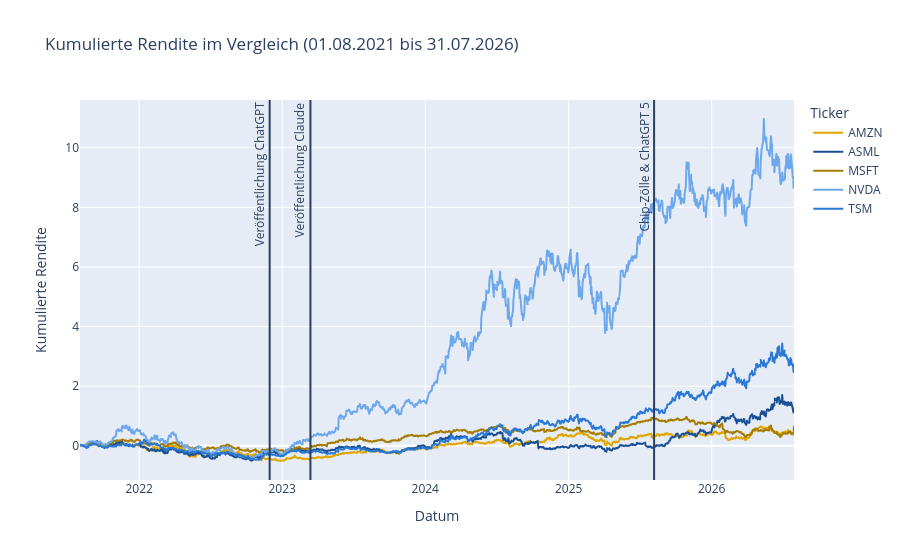

Here is the notebook cell this chart was saved with:
### Code cell
figur_kumulierte_rendite = plotly.express.line(
    kumulierte_rendite,
    color_discrete_map=farben,
    labels={"value": "Kumulierte Rendite", "Date": "Datum"},
    title="Kumulierte Rendite im Vergleich (01.08.2021 bis 31.07.2026)"
)

figur_kumulierte_rendite.add_vline(
    x=pandas.Timestamp("2022-11-30"),
    annotation_text="Veröffentlichung ChatGPT",
    annotation_position="top left",
    annotation_textangle=270
)

figur_kumulierte_rendite.add_vline(
    x=pandas.Timestamp("2023-03-14"),
    annotation_text="Veröffentlichung Claude",
    annotation_position="top left",
    annotation_textangle=270
)

figur_kumulierte_rendite.add_vline(
    x=pandas.Timestamp("2025-08-07"),
    annotation_text="Chip-Zölle & ChatGPT 5",
    annotation_position="top left",
    annotation_textangle=270
)

figur_kumulierte_rendite.show()

### Figure 1 — Plotly figure (JSON) as saved in the notebook; plotly's stock layout.template omitted (floating-point values rounded to 4 significant figures; data arrays with more than 128 entries replaced by an {"elided": "..."} marker saying what was removed)
{"data": [{"hovertemplate": "Ticker=AMZN<br>Datum=%{x}<br>Kumulierte Rendite=%{y}<extra></extra>", "legendgroup": "AMZN", "line": {"color": "#e0a500", "dash": "solid"}, "marker": {"symbol": "circle"}, "mode": "lines", "name": "AMZN", "showlegend": true, "type": "scattergl", "x": {"elided": "1253 str values"}, "xaxis": "x", "y": {"elided": "1253 float values"}, "yaxis": "y"}, {"hovertemplate": "Ticker=ASML<br>Datum=%{x}<br>Kumulierte Rendite=%{y}<extra></extra>", "legendgroup": "ASML", "line": {"color": "#184f95", "dash": "solid"}, "marker": {"symbol": "circle"}, "mode": "lines", "name": "ASML", "showlegend": true, "type": "scattergl", "x": {"elided": "1253 str values"}, "xaxis": "x", "y": {"elided": "1253 float values"}, "yaxis": "y"}, {"hovertemplate": "Ticker=MSFT<br>Datum=%{x}<br>Kumulierte Rendite=%{y}<extra></extra>", "legendgroup": "MSFT", "line": {"color": "#a67c00", "dash": "solid"}, "marker": {"symbol": "circle"}, "mode": "lines", "name": "MSFT", "showlegend": true, "type": "scattergl", "x": {"elided": "1253 str values"}, "xaxis": "x", "y": {"elided": "1253 float values"}, "yaxis": "y"}, {"hovertemplate": "Ticker=NVDA<br>Datum=%{x}<br>Kumulierte Rendite=%{y}<extra></extra>", "legendgroup": "NVDA", "line": {"color": "#6da7ec", "dash": "solid"}, "marker": {"symbol": "circle"}, "mode": "lines", "name": "NVDA", "showlegend": true, "type": "scattergl", "x": {"elided": "1253 str values"}, "xaxis": "x", "y": {"elided": "1253 float values"}, "yaxis": "y"}, {"hovertemplate": "Ticker=TSM<br>Datum=%{x}<br>Kumulierte Rendite=%{y}<extra></extra>", "legendgroup": "TSM", "line": {"color": "#2a78d6", "dash": "solid"}, "marker": {"symbol": "circle"}, "mode": "lines", "name": "TSM", "showlegend": true, "type": "scattergl", "x": {"elided": "1253 str values"}, "xaxis": "x", "y": {"elided": "1253 float values"}, "yaxis": "y"}], "layout": {"annotations": [{"showarrow": false, "text": "Veröffentlichung ChatGPT", "textangle": -90, "x": "2022-11-30T00:00:00", "xanchor": "right", "xref": "x", "y": 1, "yanchor": "top", "yref": "y domain"}, {"showarrow": false, "text": "Veröffentlichung Claude", "textangle": -90, "x": "2023-03-14T00:00:00", "xanchor": "right", "xref": "x", "y": 1, "yanchor": "top", "yref": "y domain"}, {"showarrow": false, "text": "Chip-Zölle & ChatGPT 5", "textangle": -90, "x": "2025-08-07T00:00:00", "xanchor": "right", "xref": "x", "y": 1, "yanchor": "top", "yref": "y domain"}], "legend": {"title": {"text": "Ticker"}, "tracegroupgap": 0}, "shapes": [{"type": "line", "x0": "2022-11-30T00:00:00", "x1": "2022-11-30T00:00:00", "xref": "x", "y0": 0, "y1": 1, "yref": "y domain"}, {"type": "line", "x0": "2023-03-14T00:00:00", "x1": "2023-03-14T00:00:00", "xref": "x", "y0": 0, "y1": 1, "yref": "y domain"}, {"type": "line", "x0": "2025-08-07T00:00:00", "x1": "2025-08-07T00:00:00", "xref": "x", "y0": 0, "y1": 1, "yref": "y domain"}], "title": {"text": "Kumulierte Rendite im Vergleich (01.08.2021 bis 31.07.2026)"}, "xaxis": {"anchor": "y", "domain": [0, 1], "title": {"text": "Datum"}}, "yaxis": {"anchor": "x", "domain": [0, 1], "title": {"text": "Kumulierte Rendite"}}}}
